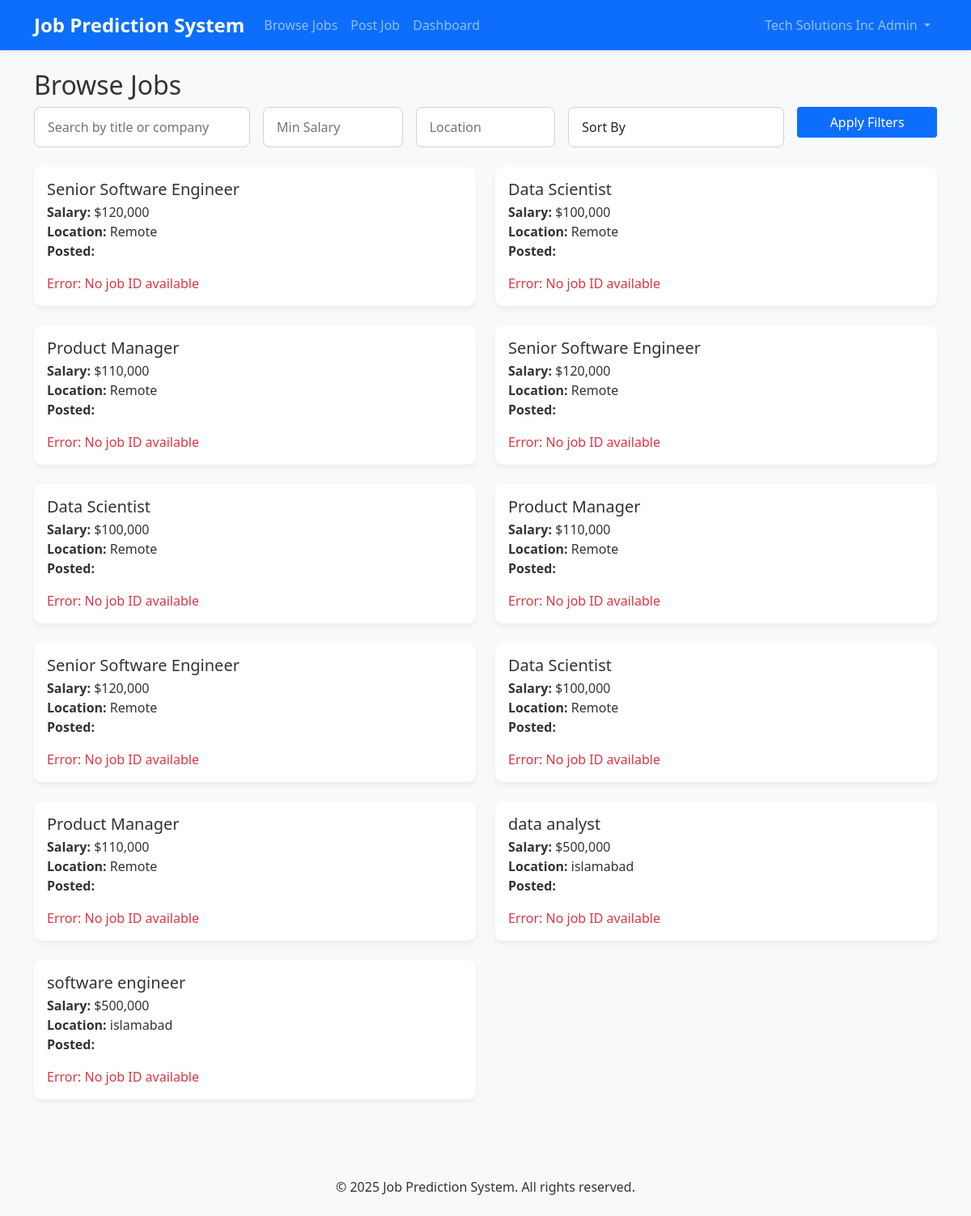
The page /jobs (signed in) on the database its author committed.
### tables this page shows
CREATE TABLE Jobs (
        job_id INTEGER PRIMARY KEY AUTOINCREMENT,
        employer_id INTEGER,
        title VARCHAR(255),
        description TEXT,
        salary DECIMAL(10,2),
        location VARCHAR(255),
        date_posted DATE,
        status VARCHAR(20) DEFAULT 'open',
        FOREIGN KEY (employer_id) REFERENCES Users(user_id) ON DELETE CASCADE
    );

### app.py (the view)
@app.route('/jobs')
def jobs():
    db = get_db()
    cur = db.execute('SELECT * FROM Jobs')
    jobs = cur.fetchall()
    return render_template('jobs.html', jobs=jobs)

### app.py (called while the page is built)
def get_db():
    db = getattr(g, '_database', None)
    if db is None:
        db = g._database = sqlite3.connect(DATABASE)
        db.row_factory = sqlite3.Row
    return db

@app.teardown_appcontext
def close_connection(exception):
    db = getattr(g, '_database', None)
    if db is not None:
        db.close()

@login_manager.user_loader
def load_user(user_id):
    db = get_db()
    cur = db.execute('SELECT * FROM Users WHERE user_id = ?', (user_id,))
    user_row = cur.fetchone()
    if user_row:
        name = f"{user_row['first_name']} {user_row['last_name']}"
        return User(user_row['user_id'], name, user_row['email'], user_row['user_type'])
    return None

### templates/jobs.html (shortened to what this page needs)
{% extends "base.html" %}
{% block content %}
<div class="container mt-4">
    <h2>Browse Jobs</h2>
    <form method="GET" action="{{ url_for('jobs') }}" class="mb-4">
        <div class="row g-3">
            <div class="col-md-3">
                <input type="text" class="form-control" name="search" placeholder="Search by title or company" value="{{ request.args.get('search', '') }}">
            </div>
            <div class="col-md-2">
                <input type="number" class="form-control" name="min_salary" placeholder="Min Salary" value="{{ request.args.get('min_salary', '') }}">
            </div>
            <div class="col-md-2">
                <input type="text" class="form-control" name="location" placeholder="Location" value="{{ request.args.get('location', '') }}">
            </div>
            <div class="col-md-3">
                <select class="form-control" name="sort_by">
                    <option value="">Sort By</option>
                </select>
            </div>
            <div class="col-md-2">
                <button type="submit" class="btn btn-primary w-100">Apply Filters</button>
            </div>
        </div>
    </form>
    {% if jobs %}
    <div class="row">
        {% for job in jobs %}
        <div class="col-md-6 mb-4">
            <div class="card">
                <div class="card-body">
                    <h5 class="card-title">{{ job.title }}</h5>
                    <h6 class="card-subtitle mb-2 text-muted">{{ job.company_name }}</h6>                    <p class="card-text">
                        <strong>Salary:</strong> ${{ "{:,.0f}".format(job.salary) }}<br>
                        <strong>Location:</strong> {{ job.location }}<br>
                        <strong>Posted:</strong> {{ job.formatted_date }}
                    </p>
                    {% if job._id %}
                    <a href="{{ url_for('job_details', job_id=job._id) }}" class="btn btn-primary">View Details</a>
                    {% else %}
                    <span class="text-danger">Error: No job ID available</span>
                    {% endif %}
                </div>
            </div>
        </div>
        {% endfor %}
    </div>
    {% else %}
    <div class="alert alert-info">No jobs found matching your criteria.</div>
    {% endif %}
</div>
{% endblock %}

### static/css/style.css (style rules this page uses)
body { font-family: 'Segoe UI', Tahoma, Geneva, Verdana, sans-serif; background-color: #f8f9fa; color: #333; }
.form-control { display: block; width: 100%; padding: 0.75rem 1rem; font-size: 1rem; line-height: 1.5; color: #212529; background-color: #fff; border: 1px solid #ced4da; border-radius: 0.5rem; transition: border-color 0.15s ease-in-out, box-shadow 0.15s ease-in-out; }
.card { border: none; border-radius: 10px; box-shadow: 0 4px 6px rgba(0, 0, 0, 0.05); }
.btn { display: inline-block; font-weight: 400; text-align: center; white-space: nowrap; vertical-align: middle; user-select: none; border: 1px solid transparent; padding: 0.375rem 0.75rem; font-size: 1rem; line-height: 1.5; border-radius: 0.25rem; cursor: pointer; }
.btn:not(:disabled):not(.disabled) { cursor: pointer; }
.btn { position: relative; transition: background-color 0.2s ease; }
.form-control { -webkit-appearance: none; -moz-appearance: none; appearance: none; transition: border-color 0.2s ease-in-out; }
* { box-sizing: border-box; }

### rows shown on the page
Jobs: title "Senior Software Engineer", salary "120,000", location "Remote"
Jobs: title "Data Scientist", salary "100,000", location "Remote"
Jobs: title "Product Manager", salary "110,000", location "Remote"
Jobs: title "Senior Software Engineer", salary "120,000", location "Remote"
Jobs: title "Data Scientist", salary "100,000", location "Remote"
Jobs: title "Product Manager", salary "110,000", location "Remote"
Jobs: title "Senior Software Engineer", salary "120,000", location "Remote"
Jobs: title "Data Scientist", salary "100,000", location "Remote"
Jobs: title "Product Manager", salary "110,000", location "Remote"
Jobs: title "data analyst", salary "500,000", location "islamabad"
Jobs: title "software engineer", salary "500,000", location "islamabad"

### other values the page prints
{{ current_user.name }} "Tech Solutions Inc Admin"
